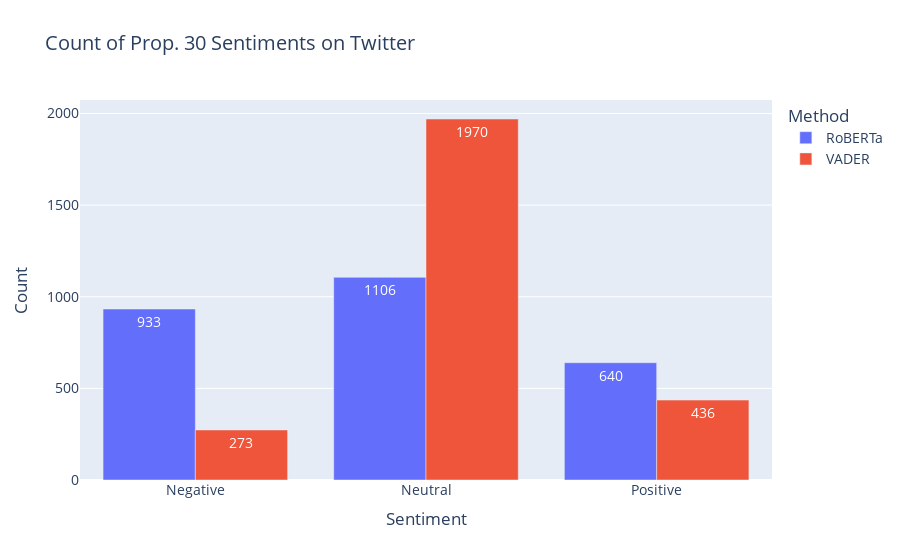

Write notebook code for a chart like this one.
### Code cell
fig_all = px.bar(data_frame=counts_df, 
                 x = 'Sentiment', 
                 y = 'Count', 
                 color = 'Method', 
                 barmode = 'group', 
                 title = 'Count of Prop. 30 Sentiments on Twitter', 
                 text = 'Count')
fig_all.update_traces(textposition = 'inside', textfont_color = 'white')
fig_all.update_layout(xaxis = {'categoryorder': 'array', 'categoryarray': ['Negative', 'Neutral', 'Positive']},
                      font_size = 14)
fig_all.show()

### Figure 1 — Plotly figure (JSON) as saved in the notebook; plotly's stock layout.template omitted (floating-point values rounded to 4 significant figures)
{"data": [{"alignmentgroup": "True", "hovertemplate": "Method=RoBERTa<br>Sentiment=%{x}<br>Count=%{text}<extra></extra>", "legendgroup": "RoBERTa", "marker": {"color": "#636efa", "pattern": {"shape": ""}}, "name": "RoBERTa", "offsetgroup": "RoBERTa", "orientation": "v", "showlegend": true, "text": [1106, 933, 640], "textfont": {"color": "white"}, "textposition": "inside", "type": "bar", "x": ["Neutral", "Negative", "Positive"], "xaxis": "x", "y": [1106, 933, 640], "yaxis": "y"}, {"alignmentgroup": "True", "hovertemplate": "Method=VADER<br>Sentiment=%{x}<br>Count=%{text}<extra></extra>", "legendgroup": "VADER", "marker": {"color": "#EF553B", "pattern": {"shape": ""}}, "name": "VADER", "offsetgroup": "VADER", "orientation": "v", "showlegend": true, "text": [1970, 436, 273], "textfont": {"color": "white"}, "textposition": "inside", "type": "bar", "x": ["Neutral", "Positive", "Negative"], "xaxis": "x", "y": [1970, 436, 273], "yaxis": "y"}], "layout": {"barmode": "group", "font": {"size": 14}, "legend": {"title": {"text": "Method"}, "tracegroupgap": 0}, "title": {"text": "Count of Prop. 30 Sentiments on Twitter"}, "xaxis": {"anchor": "y", "categoryarray": ["Negative", "Neutral", "Positive"], "categoryorder": "array", "domain": [0, 1], "title": {"text": "Sentiment"}}, "yaxis": {"anchor": "x", "domain": [0, 1], "title": {"text": "Count"}}}}
